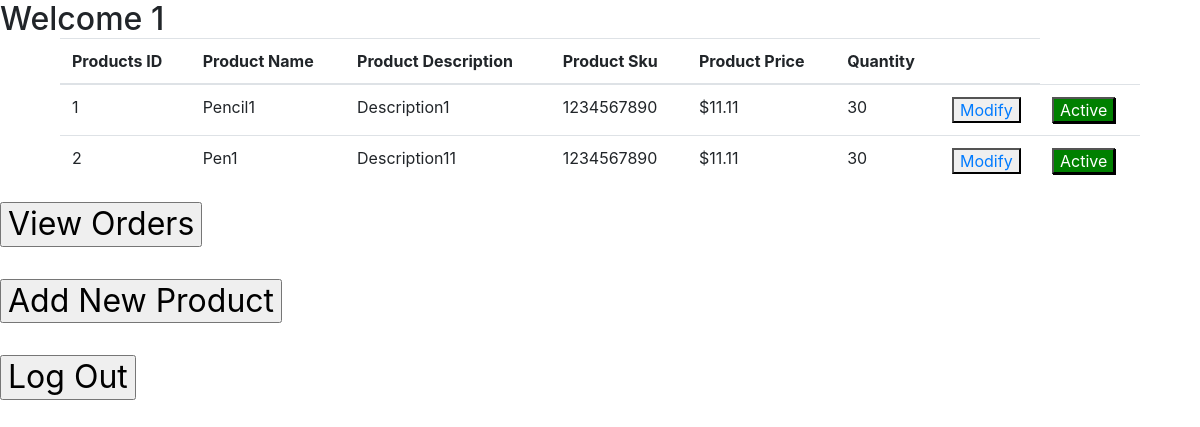
Screenshot of /StoreFront_Files/storeLanding.php (signed in) with the database file from the repository.
### tables this page shows
CREATE TABLE Products
(
  ProductId INTEGER UNSIGNED NOT NULL AUTO_INCREMENT PRIMARY KEY,
  UserId INTEGER UNSIGNED NOT NULL,
  ProductName VARCHAR(50) NOT NULL,
  Description VARCHAR(300),
  Price FLOAT(13,2) NOT NULL,
  SKU VARCHAR(20),
  Count INTEGER UNSIGNED NOT NULL,
  isActive BOOLEAN NOT NULL,

  FOREIGN KEY (UserId) REFERENCES Users(UserId) ON DELETE CASCADE
);

### StoreFront_Files/storeLanding.php (the view, shortened to what this page needs)
<?php
$ID = $_SESSION['STORE_ID'];
$store_name = $_SESSION['STORE_NAME'];
?>
<html>
<head>
    <link rel="stylesheet" href="https://stackpath.bootstrapcdn.com/bootstrap/4.1.0/css/bootstrap.min.css">
</head>
<body>
<h2>Welcome <?php echo $store_name; ?> </2>
  <body>
     <div class = "container">
       <div class = "container">
         <?php
         $db = new mysqli(dbHost, dbUsername, dbPassword, dbName);
           $query = "SELECT Products.ProductId, Products.ProductName, Products.Description,
           Products.Price, Products.SKU, Products.Count, Products.isActive FROM Products WHERE Products.UserId =$ID;";
           $stmt = $db->prepare($query);
           $stmt->execute();
           $stmt->store_result();
           $stmt->bind_result($pnum, $pname, $pdesc, $pprice, $psku, $pcount, $pactive);
         ?>
         <table class="table">
             <thead>
                 <tr>
                     <th>Products ID</th>
                     <th>Product Name</th>
                     <th>Product Description</th>
                     <th>Product Sku</th>
                     <th>Product Price</th>
                     <th>Quantity</th>
                     <th></th>
                 </tr>
             </thead>
             <tbody>
               <?php
                 $stmt->data_seek(0);
                 while($stmt->fetch()){
                   $pronum = $pnum;
                   $proname = $pname;
                   $prodesc = $pdesc;
                   $proprice = $pprice;
                   $prosku = $psku;
                   $proactive = $pactive;
                   $proquant = $pcount;
                   echo "<tr>";
                   echo "<td>".$pronum."</td>";
                   echo "<td>".$proname."</td>";
                   echo "<td>".$prodesc."</td>";
                   echo "<td>".$prosku."</td>";
                   echo "<td>$".$proprice."</td>";
                   echo "<td>".$proquant."</td>";
                   echo "<td width=\"100px\"><button><a href=\"modifyproduct.php?proid=".$pronum."\">Modify</a></button></td>";
                   if ($proactive == 0) {
                      echo "<td width=\"100px\"><button style =\"background-color:red; box-shadow: 1px 1px;\"><a href=\"changeActive.php?active=".$proactive."&proid=".$pronum."\" style =\"color: white\">Inactive</a></button></td>";
                   }
                   else{
                   echo "<td width=\"100px\"><button style =\"background-color:green; box-shadow: 1px 1px;\"><a href=\"changeActive.php?active=".$proactive."&proid=".$pronum."\" style =\"color: white\">Active</a></button></td>";
                  }
                   echo "</tr>";
                 }
               ?>
             </tbody>
         </table>
       </div>
     </div>
</body>
<form action="viewOrders.php" method="post">
  <input type = "submit" name = "ordersview" value = "View Orders">
</form>
<form action="addProduct.php" method="post">
  <input type = "submit" name = "addproduct" value = "Add New Product">
</form>
<form action="logout.php" method="post">
  <input type = "submit" name = "logout" value ="Log Out">
</form>
</body>
</html>

### rows the page displays
products: ProductId "1", ProductName "Pencil1", Description "Description1", SKU "1234567890", Price "11.11", Count "30"
products: ProductId "2", ProductName "Pen1", Description "Description11", SKU "1234567890", Price "11.11", Count "30"

### other values shown
$store_name "1"
